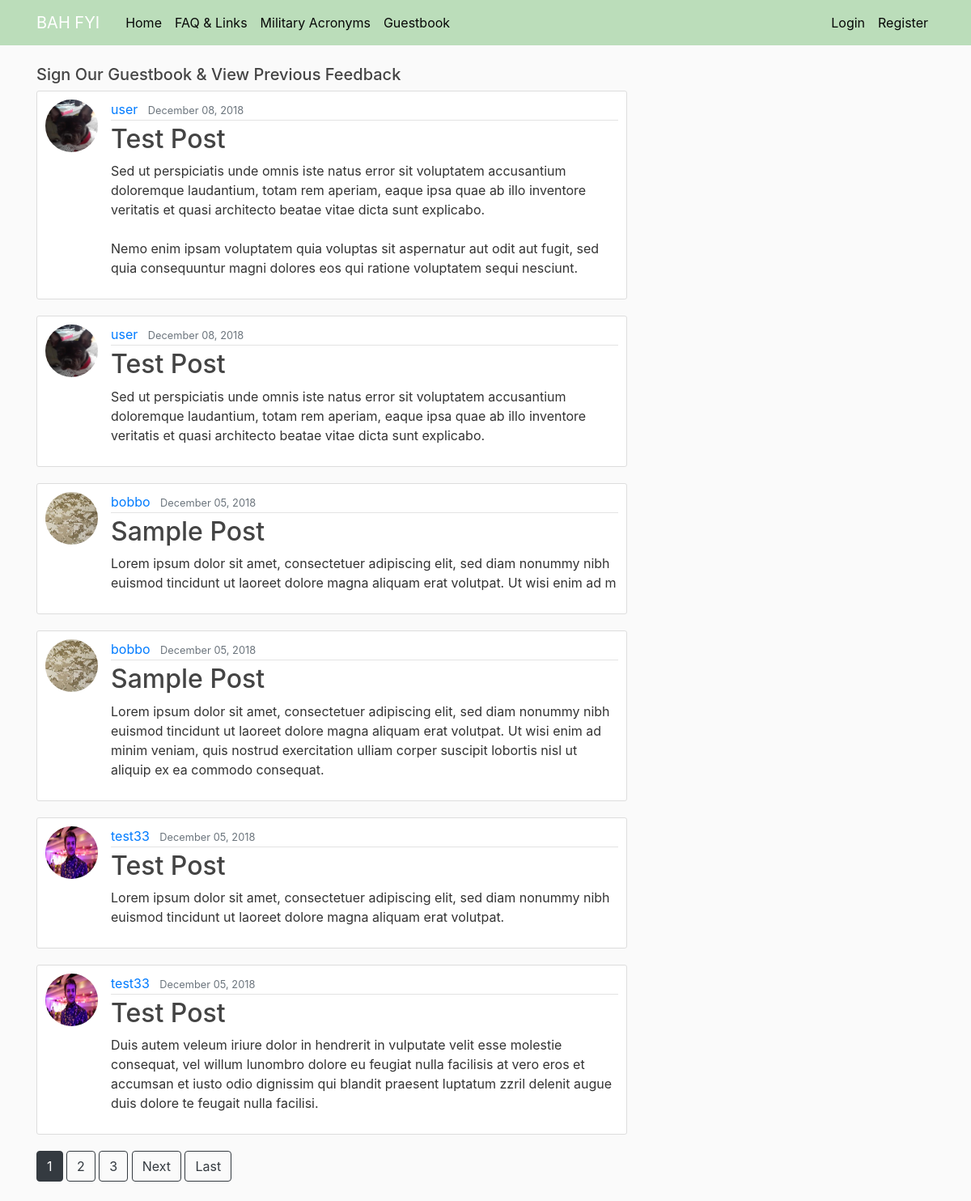
Page /guestbook/ on the committed database.
### blog/models.py (models this page shows, shortened)
class Post(models.Model):
	title = models.CharField(max_length=100)
	content = models.TextField()
	date_posted = models.DateTimeField(default=timezone.now)
	author = models.ForeignKey(User, on_delete=models.CASCADE)

### users/models.py (models this page shows, shortened)
class Profile(models.Model):
    user = models.OneToOneField(User, on_delete=models.CASCADE)
    image = models.ImageField(default='default.jpg', upload_to='profile_pics')

### blog/views.py (the view)
# urls.py: path('guestbook/', PostListView.as_view(), name='blog-guestbook'),
class PostListView(ListView):
    model = Post
    template_name = 'blog/guestbook.html'  #browser looks in app > then model (post) > then viewtype
    context_object_name = 'posts'
    ordering =['-date_posted']
    paginate_by = 6

### blog/Templates/Blog/guestbook.html (shortened to what this page needs)
{% extends "blog/base.html" %}
{% block content %}
      <h5>Sign Our Guestbook & View Previous Feedback</h5>
    {% for post in posts %}
        <article class="media content-section">
          <img class="rounded-circle article-img" src="{{ post.author.profile.image.url }}"/>
            <div class="media-body">
              <div class="article-metadata">
              <a class="mr-2" href="{% url 'user-posts' post.author.username %}">{{ post.author }}</a>
                <small class="text-muted">{{ post.date_posted|date:"F d, Y" }}</small>
              </div>
              <h2><a class="article-title" href="{% url 'post-detail' post.id %}">{{ post.title }}</a></h2>
              <p class="article-content">{{ post.content }}</p>
            </div>
        </article>
    {% endfor %}
    {% if is_paginated %}
      {% for num in page_obj.paginator.page_range %}
        {% if page_obj.number == num %}
          <a class="btn btn-dark mb-4" href="?page={{ num }}">{{ num }}</a>
        {% elif num > page_obj.number|add:'-3' and num < page_obj.number|add:'3' %}
          <a class="btn btn-outline-dark mb-4" href="?page={{ num }}">{{ num }}</a>
        {% endif %}
      {% endfor %}
      {% if page_obj.has_next %}
        <a class="btn btn-outline-dark mb-4" href="?page={{ page_obj.next_page_number }}">Next</a>
        <a class="btn btn-outline-dark mb-4" href="?page={{ page_obj.paginator.num_pages }}">Last</a>
      {% endif %}
    {% endif %}
{% endblock content %}

### blog/Templates/Blog/base.html (shortened to what this page needs)
{% load static %}
<!DOCTYPE html>
<html>
<head>
    <link rel="stylesheet" href="https://maxcdn.bootstrapcdn.com/bootstrap/4.0.0/css/bootstrap.min.css">
    <link rel="stylesheet" type="text/css" href="{% static 'blog/main.css' %}">
</head>
<body>
    <header class="site-header">
      <nav class="navbar navbar-expand-md navbar-dark bg-steel fixed-top">
        <div class="container">
          <a class="navbar-brand mr-4" href="{% url 'blog-home' %}">BAH FYI</a>
          <div class="collapse navbar-collapse" id="navbarToggle">
            <div class="navbar-nav mr-auto">
              <a class="nav-item nav-link" href="{% url 'blog-home' %}">Home</a>
              <a class="nav-item nav-link" href="{% url 'blog-FAQ' %}">FAQ & Links</a>
              <a class="nav-item nav-link" href="{% url 'blog-m_a' %}">Military Acronyms</a>
              <a class="nav-item nav-link" href="{% url 'blog-guestbook' %}">Guestbook</a>
            </div>
            <div class="navbar-nav">
             {% if user.is_authenticated %}
                <a class="nav-item nav-link" href="{% url 'post-create' %}">Submit Feedback</a>
                <a class="nav-item nav-link" href="{% url 'profile' %}">Profile</a>
                <a class="nav-item nav-link" href="{% url 'logout' %}">Logout</a>
              {% else %}
                <a class="nav-item nav-link" href="{% url 'login' %}">Login</a>
                <a class="nav-item nav-link" href="{% url 'register' %}">Register</a>
              {% endif %}
            </div>
          </div>
        </div>
      </nav>
    </header>
    <main role="main" class="container">
      <div class="row">
        <div class="col-md-8">
          {% block content %}{% endblock %}
        </div>
      </div>
    </main>
</body>
</html>

### blog/static/blog/main.css (style rules this page uses)
body { background: #fafafa; color: #333333; margin-top: 5rem; }
h1, h2, h3, h4, h5, h6 { color: #444444; }
.bg-steel { background-color: #BBDDBA; }
.site-header .navbar-nav .nav-link { color: #070707; }
.content-section { background: #ffffff; padding: 10px 10px; border: 1px solid #dddddd; border-radius: 3px; margin-bottom: 20px; }
.article-title { color: #444444; }
.article-content { white-space: pre-line; }
.article-img { height: 65px; width: 65px; margin-right: 16px; }
.article-metadata { padding-bottom: 1px; margin-bottom: 4px; border-bottom: 1px solid #e3e3e3 }

### rows in the picture
Post: author.profile.image (picture), author "user", date_posted "December 08, 2018", title "Test Post", content "Sed ut perspiciatis unde omnis iste natus error sit voluptatem accusantium doloremque laudantium, totam rem aperiam, eaque ipsa quae ab illo inventore veritatis et quasi architecto beatae vitae dicta sunt explicabo. Nemo enim ipsam voluptatem quia voluptas sit aspernatur aut odit aut fugit, sed quia consequuntur magni dolores eos qui ratione voluptatem sequi nesciunt."
Post: author.profile.image (picture), author "user", date_posted "December 08, 2018", title "Test Post", content "Sed ut perspiciatis unde omnis iste natus error sit voluptatem accusantium doloremque laudantium, totam rem aperiam, eaque ipsa quae ab illo inventore veritatis et quasi architecto beatae vitae dicta sunt explicabo."
Post: author.profile.image (placeholder picture), author "bobbo", date_posted "December 05, 2018", title "Sample Post", content "Lorem ipsum dolor sit amet, consectetuer adipiscing elit, sed diam nonummy nibh euismod tincidunt ut laoreet dolore magna aliquam erat volutpat. Ut wisi enim ad m"
Post: author.profile.image (placeholder picture), author "bobbo", date_posted "December 05, 2018", title "Sample Post", content "Lorem ipsum dolor sit amet, consectetuer adipiscing elit, sed diam nonummy nibh euismod tincidunt ut laoreet dolore magna aliquam erat volutpat. Ut wisi enim ad minim veniam, quis nostrud exercitation ulliam corper suscipit lobortis nisl ut aliquip ex ea commodo consequat."
Post: author.profile.image (placeholder picture), author "test33", date_posted "December 05, 2018", title "Test Post", content "Lorem ipsum dolor sit amet, consectetuer adipiscing elit, sed diam nonummy nibh euismod tincidunt ut laoreet dolore magna aliquam erat volutpat."
Post: author.profile.image (placeholder picture), author "test33", date_posted "December 05, 2018", title "Test Post", content "Duis autem veleum iriure dolor in hendrerit in vulputate velit esse molestie consequat, vel willum lunombro dolore eu feugiat nulla facilisis at vero eros et accumsan et iusto odio dignissim qui blandit praesent luptatum zzril delenit augue duis dolore te feugait nulla facilisi."

### other values in the picture
{{ num }} "1"
{{ num }} "2" "3"
